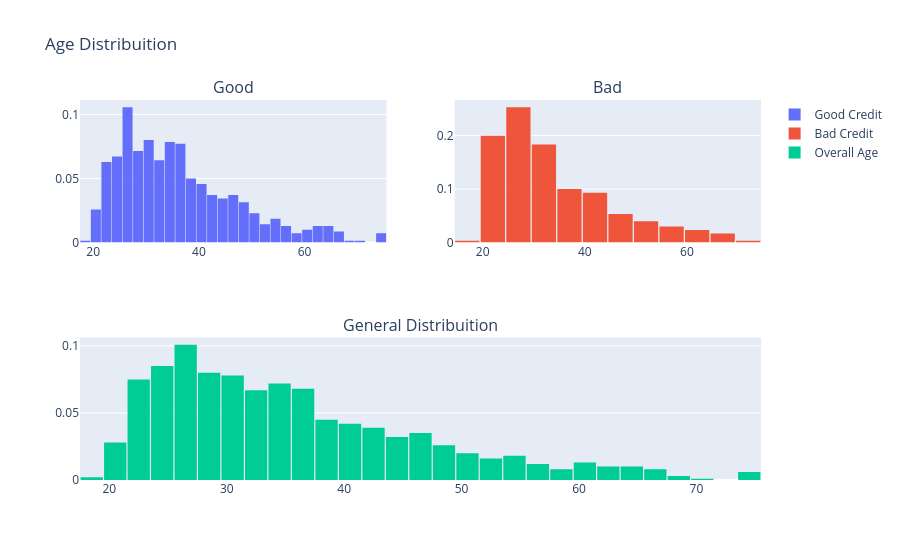

Write notebook code for a chart like this one.
### Markdown cell above
I will try implement some interactive visuals in my Kernels, this will be the first, inspired in Alexader's Kernel and I will also continue implementing plotly and bokeh in my Kerne

### Code cell
df_good = df_credit.loc[df_credit["Risk"] == 'good']['Age'].values.tolist()
df_bad = df_credit.loc[df_credit["Risk"] == 'bad']['Age'].values.tolist()
df_age = df_credit['Age'].values.tolist()

#First plot
trace0 = go.Histogram(
    x=df_good,
    histnorm='probability',
    name="Good Credit"
)
#Second plot
trace1 = go.Histogram(
    x=df_bad,
    histnorm='probability',
    name="Bad Credit"
)
#Third plot
trace2 = go.Histogram(
    x=df_age,
    histnorm='probability',
    name="Overall Age"
)

#Creating the grid
fig = tls.make_subplots(rows=2, cols=2, specs=[[{}, {}], [{'colspan': 2}, None]],
                          subplot_titles=('Good','Bad', 'General Distribuition'))

#setting the figs
fig.append_trace(trace0, 1, 1)
fig.append_trace(trace1, 1, 2)
fig.append_trace(trace2, 2, 1)

fig['layout'].update(showlegend=True, title='Age Distribuition', bargap=0.05)
py.iplot(fig, filename='custom-sized-subplot-with-subplot-titles')

### Figure 1 — Plotly figure (JSON) as saved in the notebook; plotly's stock layout.template omitted (floating-point values rounded to 4 significant figures; data arrays with more than 128 entries replaced by an {"elided": "..."} marker saying what was removed)
{"data": [{"histnorm": "probability", "name": "Good Credit", "type": "histogram", "x": {"elided": "700 int values"}, "xaxis": "x", "yaxis": "y"}, {"histnorm": "probability", "name": "Bad Credit", "type": "histogram", "x": {"elided": "300 int values"}, "xaxis": "x2", "yaxis": "y2"}, {"histnorm": "probability", "name": "Overall Age", "type": "histogram", "x": {"elided": "1000 int values"}, "xaxis": "x3", "yaxis": "y3"}], "layout": {"annotations": [{"font": {"size": 16}, "showarrow": false, "text": "Good", "x": 0.225, "xanchor": "center", "xref": "paper", "y": 1, "yanchor": "bottom", "yref": "paper"}, {"font": {"size": 16}, "showarrow": false, "text": "Bad", "x": 0.775, "xanchor": "center", "xref": "paper", "y": 1, "yanchor": "bottom", "yref": "paper"}, {"font": {"size": 16}, "showarrow": false, "text": "General Distribuition", "x": 0.5, "xanchor": "center", "xref": "paper", "y": 0.375, "yanchor": "bottom", "yref": "paper"}], "autosize": true, "bargap": 0.05, "showlegend": true, "title": {"text": "Age Distribuition"}, "xaxis": {"anchor": "y", "autorange": true, "domain": [0, 0.45], "range": [17.5, 75.5], "type": "linear"}, "xaxis2": {"anchor": "y2", "autorange": true, "domain": [0.55, 1], "range": [14.5, 74.5], "type": "linear"}, "xaxis3": {"anchor": "y3", "autorange": true, "domain": [0, 1], "range": [17.5, 75.5], "type": "linear"}, "yaxis": {"anchor": "x", "autorange": true, "domain": [0.625, 1], "range": [0, 0.1113]}, "yaxis2": {"anchor": "x2", "autorange": true, "domain": [0.625, 1], "range": [0, 0.2667]}, "yaxis3": {"anchor": "x3", "autorange": true, "domain": [0, 0.375], "range": [0, 0.1063]}}}
